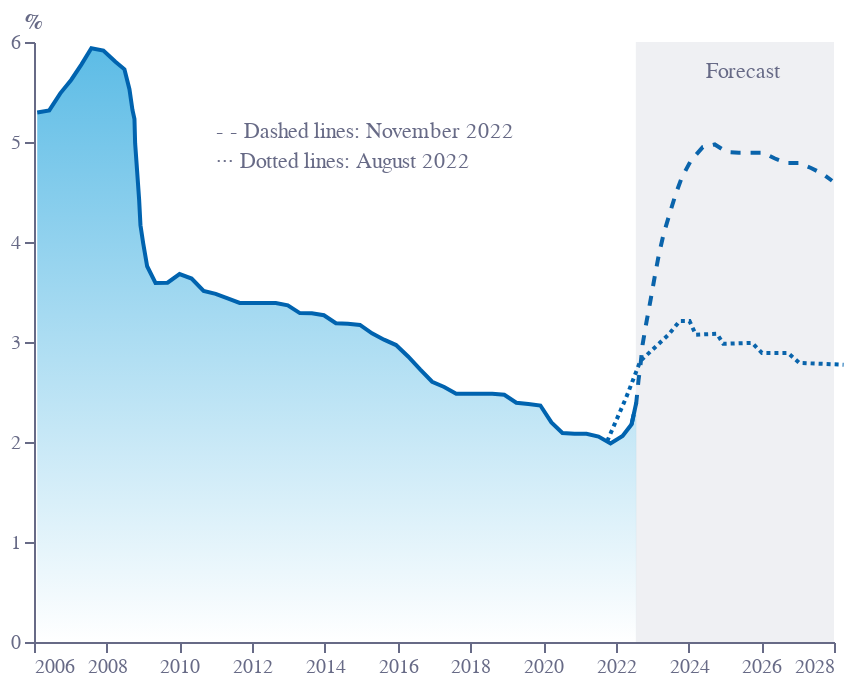

The notebook cell this image was saved under:
### Code cell
base = alt.Chart(f3b).encode(
    x=alt.X(
        "x:Q",
        sort=[],
        axis=alt.Axis(
            grid=False,
            titleAlign="center",
            titleAnchor="middle",
            title="",
            titleY=-15,
            titleX=207,
            labelColor=colors["eco-gray"],
            titleColor=colors["eco-gray"],
            tickColor=colors["eco-gray"],
            domainColor=colors["eco-gray"],
            tickCount=10,
            orient="bottom",
            labelAngle=0,
            format='.0f'
        ),
        scale=alt.Scale(domain=[2006, 2028],nice=False),
    )
)
line = base.mark_area(line={'color':colors['eco-mid-blue']},
    color=alt.Gradient(
        gradient='linear',
        stops=[alt.GradientStop(color='white', offset=0),
               alt.GradientStop(color=colors['eco-light-blue'], offset=1)],
        x1=1,
        x2=1,
        y1=1,
        y2=0
    )).encode(
    y=alt.Y(
        "y:Q",
        sort=[],
        axis=alt.Axis(
            grid=False,
            title="%",
            titleX=-5,
            titleY=-5,
            titleBaseline="bottom",
            titleAngle=0,
            titleAlign="left",
            labelColor=colors["eco-gray"],
            titleColor=colors["eco-gray"],
            tickColor=colors["eco-gray"],
            domainColor=colors["eco-gray"],
        ),
        # scale=alt.Scale(domain=[2006, 2023]),
    )
).transform_filter('datum.forecast==0').transform_filter('datum.x<2022.6')
line2 = base.mark_line(color=colors['eco-mid-blue'],strokeDash=[5,5]).encode(
    y=alt.Y(
        "y:Q",
        sort=[],
        # scale=alt.Scale(domain=[2006, 2023]),
    )
).transform_filter('datum.forecast==0').transform_filter('datum.x>2022.4')
pred=base.mark_line(color=colors['eco-mid-blue'],strokeDash=[2,2]).encode(
    y=alt.Y(
        "y:Q",
        sort=[],
        # scale=alt.Scale(domain=[2006, 2023]),
    )
).transform_filter('datum.forecast==1')
label7=alt.Chart(pd.DataFrame([{'x':2011,'y':5.1,'t':'- - Dashed lines: November 2022'}])).mark_text(color=colors['eco-gray'],align='left').encode(x='x:Q',y='y:Q',text='t:N')
label8=alt.Chart(pd.DataFrame([{'x':2011,'y':4.8,'t':'··· Dotted lines: August 2022'}])).mark_text(color=colors['eco-gray'],align='left').encode(x='x:Q',y='y:Q',text='t:N')
label9=alt.Chart(pd.DataFrame([{'x':2025.5,'y':5.7,'t':'Forecast'}])).mark_text(color=colors['eco-gray'],align='center').encode(x='x:Q',y='y:Q',text='t:N')

# points = line.mark_point(
#     size=25, color=colors["eco-turquiose"], fill=colors["eco-turquiose"]
# )
area = alt.Chart(pd.DataFrame([{'x':2022.55,'y':0,'y2':6},{'x':2028,'y':0,'y2':6}])).mark_area(opacity=0.1, color=colors["eco-gray"]).encode(
    y="y:Q", y2="y2:Q",x='x:Q')
# axis1 = (
#     alt.Chart(pd.DataFrame([{"x": "> 225", "y": 0}, {"x": "225 <", "y": 0}]))
#     .mark_line(strokeWidth=1, strokeDash=[5, 5], color=colors["eco-gray"])
#     .encode(x=alt.X("x:N", sort=[]), y="y:Q")
# )
# axis2 = (
#     alt.Chart(pd.DataFrame([{"x": "75", "y": -0.16}, {"x": "75", "y": 0.05}]))
#     .mark_line(strokeWidth=1, xOffset=25, color=colors["eco-dot"])
#     .encode(x=alt.X("x:N", sort=[]), y="y:Q")
# )
layer1 = (
    ((line+line2+pred+label7+label8+label9+area).properties(height=300, width=400))
    .configure_view(stroke=None)
    .properties(title="")
)
layer1.save("visualisation/" + f + ".json")
layer1.save("visualisation/" + f + ".png")
layer1.save("visualisation/" + f + ".svg")
open("README.md", "a").write(readme)
layer1

### Figure 1 — Vega-Lite specification as saved in the notebook (floating-point values rounded to 4 significant figures)
{"config": {"view": {"continuousWidth": 400, "continuousHeight": 300, "stroke": null}}, "layer": [{"mark": {"type": "area", "color": {"gradient": "linear", "stops": [{"color": "white", "offset": 0}, {"color": "#179FDB", "offset": 1}], "x1": 1, "x2": 1, "y1": 1, "y2": 0}, "line": {"color": "#0063AF"}}, "encoding": {"x": {"axis": {"domainColor": "#676A86", "format": ".0f", "grid": false, "labelAngle": 0, "labelColor": "#676A86", "orient": "bottom", "tickColor": "#676A86", "tickCount": 10, "title": "", "titleAlign": "center", "titleAnchor": "middle", "titleColor": "#676A86", "titleX": 207, "titleY": -15}, "field": "x", "scale": {"domain": [2006, 2028], "nice": false}, "sort": [], "type": "quantitative"}, "y": {"axis": {"domainColor": "#676A86", "grid": false, "labelColor": "#676A86", "tickColor": "#676A86", "title": "%", "titleAlign": "left", "titleAngle": 0, "titleBaseline": "bottom", "titleColor": "#676A86", "titleX": -5, "titleY": -5}, "field": "y", "sort": [], "type": "quantitative"}}, "transform": [{"filter": "datum.forecast==0"}, {"filter": "datum.x<2022.6"}]}, {"mark": {"type": "line", "color": "#0063AF", "strokeDash": [5, 5]}, "encoding": {"x": {"axis": {"domainColor": "#676A86", "format": ".0f", "grid": false, "labelAngle": 0, "labelColor": "#676A86", "orient": "bottom", "tickColor": "#676A86", "tickCount": 10, "title": "", "titleAlign": "center", "titleAnchor": "middle", "titleColor": "#676A86", "titleX": 207, "titleY": -15}, "field": "x", "scale": {"domain": [2006, 2028], "nice": false}, "sort": [], "type": "quantitative"}, "y": {"field": "y", "sort": [], "type": "quantitative"}}, "transform": [{"filter": "datum.forecast==0"}, {"filter": "datum.x>2022.4"}]}, {"mark": {"type": "line", "color": "#0063AF", "strokeDash": [2, 2]}, "encoding": {"x": {"axis": {"domainColor": "#676A86", "format": ".0f", "grid": false, "labelAngle": 0, "labelColor": "#676A86", "orient": "bottom", "tickColor": "#676A86", "tickCount": 10, "title": "", "titleAlign": "center", "titleAnchor": "middle", "titleColor": "#676A86", "titleX": 207, "titleY": -15}, "field": "x", "scale": {"domain": [2006, 2028], "nice": false}, "sort": [], "type": "quantitative"}, "y": {"field": "y", "sort": [], "type": "quantitative"}}, "transform": [{"filter": "datum.forecast==1"}]}, {"data": {"name": "data-e9ccc509e38a5d5d2776b581da42e743"}, "mark": {"type": "text", "align": "left", "color": "#676A86"}, "encoding": {"text": {"field": "t", "type": "nominal"}, "x": {"field": "x", "type": "quantitative"}, "y": {"field": "y", "type": "quantitative"}}}, {"data": {"name": "data-f90a562379ca0f31b8a665bda5474f93"}, "mark": {"type": "text", "align": "left", "color": "#676A86"}, "encoding": {"text": {"field": "t", "type": "nominal"}, "x": {"field": "x", "type": "quantitative"}, "y": {"field": "y", "type": "quantitative"}}}, {"data": {"name": "data-c0c452dfad0ce4ce08041bee65e4172b"}, "mark": {"type": "text", "align": "center", "color": "#676A86"}, "encoding": {"text": {"field": "t", "type": "nominal"}, "x": {"field": "x", "type": "quantitative"}, "y": {"field": "y", "type": "quantitative"}}}, {"data": {"name": "data-8fdc84e5bf0ca33f8c55b06f14afeda2"}, "mark": {"type": "area", "color": "#676A86", "opacity": 0.1}, "encoding": {"x": {"field": "x", "type": "quantitative"}, "y": {"field": "y", "type": "quantitative"}, "y2": {"field": "y2"}}}], "data": {"name": "data-d6aeef2865ef9a18fb78e6473d2489a0"}, "height": 300, "title": "", "width": 400, "$schema": "https://vega.github.io/schema/vega-lite/v4.17.0.json", "datasets": {"data-d6aeef2865ef9a18fb78e6473d2489a0": [{"x": 2006.0, "y": 5.295, "forecast": 0}, {"x": 2006.0, "y": 5.316, "forecast": 0}, {"x": 2007.0, "y": 5.487, "forecast": 0}, {"x": 2007.0, "y": 5.623, "forecast": 0}, {"x": 2007.0, "y": 5.774, "forecast": 0}, {"x": 2008.0, "y": 5.938, "forecast": 0}, {"x": 2008.0, "y": 5.914, "forecast": 0}, {"x": 2008.0, "y": 5.802, "forecast": 0}, {"x": 2008.0, "y": 5.727, "forecast": 0}, {"x": 2009.0, "y": 5.528, "forecast": 0}, {"x": 2009.0, "y": 5.321, "forecast": 0}, {"x": 2009.0, "y": 5.23, "forecast": 0}, {"x": 2009.0, "y": 4.988, "forecast": 0}, {"x": 2009.0, "y": 4.707, "forecast": 0}, {"x": 2009.0, "y": 4.422, "forecast": 0}, {"x": 2009.0, "y": 4.168, "forecast": 0}, {"x": 2009.0, "y": 3.991, "forecast": 0}, {"x": 2009.0, "y": 3.757, "forecast": 0}, {"x": 2009.0, "y": 3.591, "forecast": 0}, {"x": 2010.0, "y": 3.593, "forecast": 0}, {"x": 2010.0, "y": 3.68, "forecast": 0}, {"x": 2010.0, "y": 3.634, "forecast": 0}, {"x": 2011.0, "y": 3.511, "forecast": 0}, {"x": 2011.0, "y": 3.481, "forecast": 0}, {"x": 2011.0, "y": 3.436, "forecast": 0}, {"x": 2012.0, "y": 3.39, "forecast": 0}, {"x": 2012.0, "y": 3.39, "forecast": 0}, {"x": 2012.0, "y": 3.39, "forecast": 0}, {"x": 2013.0, "y": 3.39, "forecast": 0}, {"x": 2013.0, "y": 3.367, "forecast": 0}, {"x": 2013.0, "y": 3.289, "forecast": 0}, {"x": 2014.0, "y": 3.287, "forecast": 0}, {"x": 2014.0, "y": 3.267, "forecast": 0}, {"x": 2014.0, "y": 3.188, "forecast": 0}, {"x": 2015.0, "y": 3.183, "forecast": 0}, {"x": 2015.0, "y": 3.17, "forecast": 0}, {"x": 2015.0, "y": 3.086, "forecast": 0}, {"x": 2016.0, "y": 3.023, "forecast": 0}, {"x": 2016.0, "y": 2.969, "forecast": 0}, {"x": 2016.0, "y": 2.855, "forecast": 0}, {"x": 2017.0, "y": 2.725, "forecast": 0}, {"x": 2017.0, "y": 2.602, "forecast": 0}, {"x": 2017.0, "y": 2.551, "forecast": 0}, {"x": 2018.0, "y": 2.484, "forecast": 0}, {"x": 2018.0, "y": 2.484, "forecast": 0}, {"x": 2018.0, "y": 2.484, "forecast": 0}, {"x": 2019.0, "y": 2.484, "forecast": 0}, {"x": 2019.0, "y": 2.473, "forecast": 0}, {"x": 2019.0, "y": 2.393, "forecast": 0}, {"x": 2020.0, "y": 2.38, "forecast": 0}, {"x": 2020.0, "y": 2.365, "forecast": 0}, {"x": 2020.0, "y": 2.196, "forecast": 0}, {"x": 2021.0, "y": 2.091, "forecast": 0}, {"x": 2021.0, "y": 2.082, "forecast": 0}, {"x": 2021.0, "y": 2.082, "forecast": 0}, {"x": 2022.0, "y": 2.054, "forecast": 0}, {"x": 2022.0, "y": 1.985, "forecast": 0}, {"x": 2022.0, "y": 2.06, "forecast": 0}, {"x": 2022.0, "y": 2.177, "forecast": 0}, {"x": 2023.0, "y": 2.393, "forecast": 0}, {"x": 2023.0, "y": 2.626, "forecast": 0}, {"x": 2023.0, "y": 2.782, "forecast": 0}, {"x": 2023.0, "y": 2.976, "forecast": 0}, {"x": 2023.0, "y": 3.209, "forecast": 0}, {"x": 2023.0, "y": 3.423, "forecast": 0}, {"x": 2023.0, "y": 3.65, "forecast": 0}, {"x": 2023.0, "y": 3.863, "forecast": 0}, {"x": 2023.0, "y": 4.081, "forecast": 0}, {"x": 2023.0, "y": 4.284, "forecast": 0}, {"x": 2024.0, "y": 4.479, "forecast": 0}, {"x": 2024.0, "y": 4.643, "forecast": 0}, {"x": 2024.0, "y": 4.811, "forecast": 0}, {"x": 2024.0, "y": 4.949, "forecast": 0}, {"x": 2025.0, "y": 4.975, "forecast": 0}, {"x": 2025.0, "y": 4.9, "forecast": 0}, {"x": 2025.0, "y": 4.893, "forecast": 0}, {"x": 2026.0, "y": 4.893, "forecast": 0}, {"x": 2026.0, "y": 4.893, "forecast": 0}, {"x": 2026.0, "y": 4.835, "forecast": 0}, {"x": 2027.0, "y": 4.79, "forecast": 0}, {"x": 2027.0, "y": 4.79, "forecast": 0}, {"x": 2027.0, "y": 4.74, "forecast": 0}, {"x": 2028.0, "y": 4.679, "forecast": 0}, {"x": 2028.0, "y": 4.612, "forecast": 0}, {"x": 2022.0, "y": 2.009, "forecast": 1}, {"x": 2022.0, "y": 2.445, "forecast": 1}, {"x": 2023.0, "y": 2.809, "forecast": 1}, {"x": 2023.0, "y": 3.073, "forecast": 1}, {"x": 2024.0, "y": 3.209, "forecast": 1}, {"x": 2024.0, "y": 3.209, "forecast": 1}, {"x": 2024.0, "y": 3.073, "forecast": 1}, {"x": 2025.0, "y": 3.082, "forecast": 1}, {"x": 2025.0, "y": 2.982, "forecast": 1}, {"x": 2026.0, "y": 2.991, "forecast": 1}, {"x": 2026.0, "y": 2.891, "forecast": 1}, {"x": 2027.0, "y": 2.891, "forecast": 1}, {"x": 2027.0, "y": 2.791, "forecast": 1}, {"x": 2028.0, "y": 2.773, "forecast": 1}], "data-e9ccc509e38a5d5d2776b581da42e743": [{"x": 2011, "y": 5.1, "t": "- - Dashed lines: November 2022"}], "data-f90a562379ca0f31b8a665bda5474f93": [{"x": 2011, "y": 4.8, "t": "··· Dotted lines: August 2022"}], "data-c0c452dfad0ce4ce08041bee65e4172b": [{"x": 2026.0, "y": 5.7, "t": "Forecast"}], "data-8fdc84e5bf0ca33f8c55b06f14afeda2": [{"x": 2023.0, "y": 0, "y2": 6}, {"x": 2028.0, "y": 0, "y2": 6}]}}
